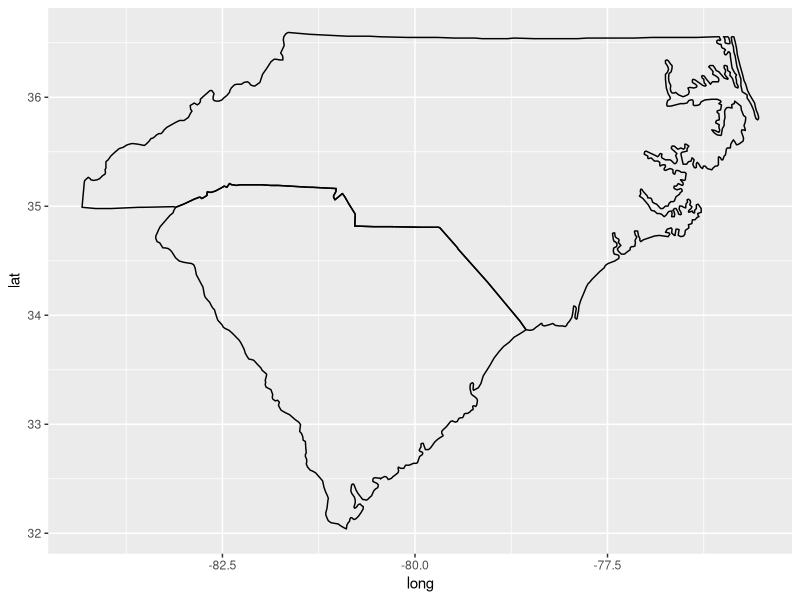

Source code (R):
library(ggplot2)
library(dplyr)

us_map <- map_data("state")

# If you plot the points for a couple of states, mapping longitude to the x
# aesthetic and latitude to the y aesthetic, you can see that the points
# show the outline of the state

us_map %>%
  filter(region %in% c("north carolina","south carolina")) %>%
  ggplot(aes(x = long, y = lat, group = group)) + 
  geom_path()
